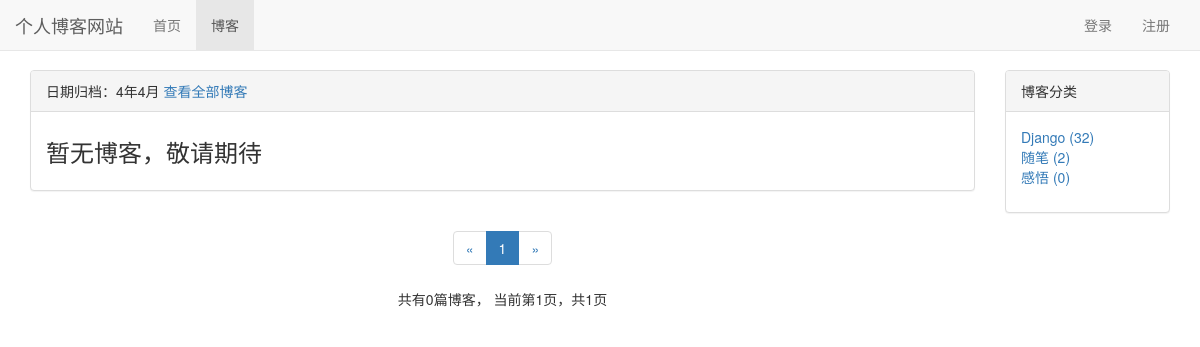
Screenshot of /blog/date/4/4 with the database file from the repository.
### blog/models.py (models this page shows, shortened)
class BlogType(models.Model):
    type_name = models.CharField(max_length=15)

### blog/views.py (the view)
# urls.py: path('date/<int:year>/<int:month>', views.blogs_with_date, name="blogs_with_date"),
def blogs_with_date(request, year, month):
    blogs_all_list = Blog.objects.filter(created_time__year=year, created_time__month=month)
    context = get_blog_list_common_data(request, blogs_all_list)
    context['blogs_with_date'] = '%s年%s月' % (year, month)
    return render(request, 'blog/blogs_with_date.html', context)

### user/context_processors.py (called while the page is built)
def login_modal_form(request):
    return {'login_modal_form': LoginForm()}

### blog/templates/blog/blogs_with_date.html (shortened to what this page needs)
{% extends 'blog/blog_list.html' %}
{% block blog_list_title %}
    日期归档：{{ blogs_with_date }}
    <a href="{% url 'blog_list' %}">查看全部博客</a>
{% endblock %}

### blog/templates/blog/blog_list.html (shortened to what this page needs)
{% extends 'base.html' %}
{% block nav_blog_active %}active{% endblock %}
{% load static %}
{% load comment_tags %}
{% load likes_tags %}
{% block header_extends %}
    <link rel="stylesheet" href="{% static 'blog/blog.css' %}">
{% endblock %}
{% block content %}
    <div class="container">
        <div class="row">
            <div class="col-xs-12 col-sm-8 col-md-9 col-lg-10">
                <div class="panel panel-default">
                    <div class="panel-heading">{% block blog_list_title %}博客列表{% endblock %}</div>
                    <div class="panel-body">
                        {% for blog in blogs %}
                            <div class="blog">
                                <h3><a href="{% url 'blog_detail' blog.pk %}">{{ blog.title }}</a></h3>
                                <p class="blog-info">
                                    <span class="glyphicon glyphicon-tag"></span> <a href="{% url 'blogs_with_type' blog.blog_type.pk %}">{{ blog.blog_type }}</a>&nbsp;&nbsp;
                                    <span class="glyphicon glyphicon-time"></span> {{ blog.created_time|date:"Y-m-d" }}&nbsp;&nbsp;
                                    阅读({{ blog.get_read_num }})&nbsp;&nbsp;
                                    评论({% get_comment_count blog %})&nbsp;&nbsp;
                                    点赞({% get_like_count blog %})
                                </p>
                                <p>{{ blog.content|striptags|truncatechars:120 }}</p>
                            </div>
                        {% empty %}
                            <div class="blog">
                                <h3>暂无博客，敬请期待</h3>
                            </div>
                        {% endfor %}
                    </div>
                </div>
                <div class="paginator">
                    <ul class="pagination">
                        <li>
                            {% if page_of_blogs.has_previous %}
                                <a href="?page={{ page_of_blogs.previous_page_number }}" aria-label="Previous">
                                    <span aria-hidden="true">&laquo;</span>
                                </a>
                            {% else %}
                                <span aria-hidden="true">&laquo;</span>
                            {% endif %}
                        </li>
                        {% for page_num in page_range %}
                            {% if page_num == page_of_blogs.number %}
                                <li class="active"><span>{{ page_num }}</span></li>
                            {% else %}
                                {% if page_num == '...' %}
                                    <li><span>{{ page_num }}</span></li>
                                {% else %}
                                    <li><a href="?page={{ page_num }}">{{ page_num }}</a></li>
                                {% endif %}
                            {% endif %}
                        {% endfor %}
                        <li>
                            {% if page_of_blogs.has_next %}
                                <a href="?page={{ page_of_blogs.next_page_number }}" aria-label="Next">
                                    <span aria-hidden="true">&raquo;</span>
                                </a>
                            {% else %}
                                <span aria-hidden="true">&raquo;</span>
                            {% endif %}
                        </li>
                    </ul>
                    <p>
                        共有{{ page_of_blogs.paginator.count }}篇博客，
                        当前第{{ page_of_blogs.number }}页，共{{ page_of_blogs.paginator.num_pages }}页
                    </p>
                </div>
            </div>
            <div class="hidden-xs col-sm-4 col-md-3 col-lg-2">
                <div class="panel panel-default">
                    <div class="panel-heading">博客分类</div>
                    <div class="panel-body">
                        <ul class="blog-types">
                            {% for blog_type in blog_types %}
                                <li>
                                    <a href="{% url 'blogs_with_type' blog_type.pk %}">
                                        {{ blog_type.type_name }} ({{ blog_type.blog_count }})
                                    </a>
                                </li>
                            {% empty %}
                                <li>暂无分类</li>
                            {% endfor %}
                        </ul>
                    </div>
                </div>
            </div>
        </div>
    </div>
{% endblock %}

### static/base.css (style rules this page uses)
* { margin: 0; padding: 0; }
body { margin-top: 70px!important; }
ul { list-style-type: none!important; }

### blog/static/blog/blog.css (style rules this page uses)
ul.blog-types { list-style-type: none; }
div.blog h3 { margin-top: 0.5em; }
div.paginator { text-align: center; }

### rows the page displays
BlogType: type_name "Django", blog_count "32"
BlogType: type_name "随笔", blog_count "2"
BlogType: type_name "感悟", blog_count "0"

### other values shown
{{ blogs_with_date }} "4年4月"
{{ page_num }} "1"
{{ page_of_blogs.paginator.count }} "0"
{{ page_of_blogs.number }} "1"
{{ page_of_blogs.paginator.num_pages }} "1"
